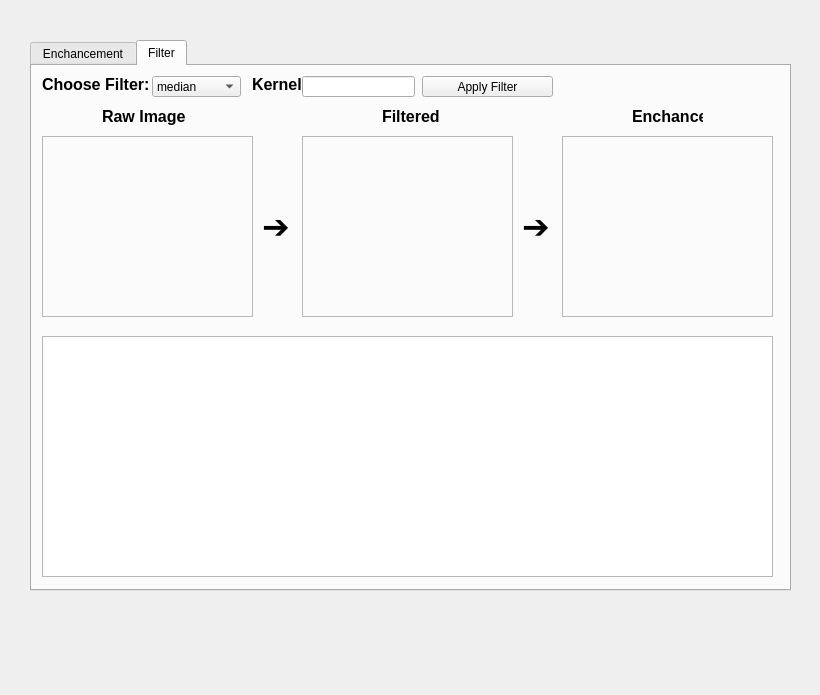
<?xml version="1.0" encoding="UTF-8"?>
<ui version="4.0">
 <class>Dialog</class>
 <widget class="QDialog" name="Dialog">
  <property name="geometry">
   <rect>
    <x>0</x>
    <y>0</y>
    <width>820</width>
    <height>695</height>
   </rect>
  </property>
  <property name="windowTitle">
   <string>Dialog</string>
  </property>
  <widget class="QTabWidget" name="tabWidget">
   <property name="geometry">
    <rect>
     <x>30</x>
     <y>40</y>
     <width>761</width>
     <height>551</height>
    </rect>
   </property>
   <property name="currentIndex">
    <number>1</number>
   </property>
   <widget class="QWidget" name="tab">
    <attribute name="title">
     <string>Enchancement</string>
    </attribute>
    <widget class="QLabel" name="label">
     <property name="geometry">
      <rect>
       <x>10</x>
       <y>10</y>
       <width>81</width>
       <height>16</height>
      </rect>
     </property>
     <property name="font">
      <font>
       <bold>true</bold>
      </font>
     </property>
     <property name="text">
      <string>Upload Image:</string>
     </property>
    </widget>
    <widget class="QPushButton" name="btn_upload">
     <property name="geometry">
      <rect>
       <x>100</x>
       <y>10</y>
       <width>81</width>
       <height>21</height>
      </rect>
     </property>
     <property name="text">
      <string>Upload Files</string>
     </property>
    </widget>
    <widget class="QPushButton" name="btn_histogram">
     <property name="geometry">
      <rect>
       <x>190</x>
       <y>10</y>
       <width>171</width>
       <height>21</height>
      </rect>
     </property>
     <property name="text">
      <string>Show RGB Histogram</string>
     </property>
    </widget>
    <widget class="QPushButton" name="btn_proses">
     <property name="geometry">
      <rect>
       <x>370</x>
       <y>10</y>
       <width>171</width>
       <height>21</height>
      </rect>
     </property>
     <property name="text">
      <string>enchance</string>
     </property>
    </widget>
    <widget class="QFrame" name="frame">
     <property name="geometry">
      <rect>
       <x>210</x>
       <y>50</y>
       <width>321</width>
       <height>221</height>
      </rect>
     </property>
     <property name="frameShape">
      <enum>QFrame::Shape::StyledPanel</enum>
     </property>
     <property name="frameShadow">
      <enum>QFrame::Shadow::Raised</enum>
     </property>
    </widget>
    <widget class="QFrame" name="frame_2">
     <property name="geometry">
      <rect>
       <x>20</x>
       <y>280</y>
       <width>241</width>
       <height>201</height>
      </rect>
     </property>
     <property name="frameShape">
      <enum>QFrame::Shape::StyledPanel</enum>
     </property>
     <property name="frameShadow">
      <enum>QFrame::Shadow::Raised</enum>
     </property>
    </widget>
    <widget class="QFrame" name="frame_3">
     <property name="geometry">
      <rect>
       <x>270</x>
       <y>280</y>
       <width>231</width>
       <height>201</height>
      </rect>
     </property>
     <property name="frameShape">
      <enum>QFrame::Shape::StyledPanel</enum>
     </property>
     <property name="frameShadow">
      <enum>QFrame::Shadow::Raised</enum>
     </property>
    </widget>
    <widget class="QFrame" name="frame_4">
     <property name="geometry">
      <rect>
       <x>510</x>
       <y>280</y>
       <width>231</width>
       <height>201</height>
      </rect>
     </property>
     <property name="frameShape">
      <enum>QFrame::Shape::StyledPanel</enum>
     </property>
     <property name="frameShadow">
      <enum>QFrame::Shadow::Raised</enum>
     </property>
    </widget>
   </widget>
   <widget class="QWidget" name="tab_2">
    <attribute name="title">
     <string>Filter</string>
    </attribute>
    <widget class="QComboBox" name="combo_jenis_filter">
     <property name="geometry">
      <rect>
       <x>120</x>
       <y>10</y>
       <width>89</width>
       <height>21</height>
      </rect>
     </property>
     <property name="currentText">
      <string>median</string>
     </property>
     <item>
      <property name="text">
       <string>median</string>
      </property>
     </item>
     <item>
      <property name="text">
       <string>mean</string>
      </property>
     </item>
    </widget>
    <widget class="QLabel" name="label_2">
     <property name="geometry">
      <rect>
       <x>10</x>
       <y>10</y>
       <width>111</width>
       <height>16</height>
      </rect>
     </property>
     <property name="font">
      <font>
       <pointsize>12</pointsize>
       <bold>true</bold>
      </font>
     </property>
     <property name="text">
      <string>Choose Filter:</string>
     </property>
    </widget>
    <widget class="QLabel" name="label_3">
     <property name="geometry">
      <rect>
       <x>220</x>
       <y>10</y>
       <width>51</width>
       <height>16</height>
      </rect>
     </property>
     <property name="font">
      <font>
       <pointsize>12</pointsize>
       <bold>true</bold>
      </font>
     </property>
     <property name="text">
      <string>Kernel</string>
     </property>
    </widget>
    <widget class="QPushButton" name="btn_jalankan_filter">
     <property name="geometry">
      <rect>
       <x>390</x>
       <y>10</y>
       <width>131</width>
       <height>21</height>
      </rect>
     </property>
     <property name="text">
      <string>Apply Filter</string>
     </property>
    </widget>
    <widget class="QFrame" name="frame_asli_f">
     <property name="geometry">
      <rect>
       <x>10</x>
       <y>70</y>
       <width>211</width>
       <height>181</height>
      </rect>
     </property>
     <property name="frameShape">
      <enum>QFrame::Shape::StyledPanel</enum>
     </property>
     <property name="frameShadow">
      <enum>QFrame::Shadow::Raised</enum>
     </property>
    </widget>
    <widget class="QFrame" name="frame_hasil_filter">
     <property name="geometry">
      <rect>
       <x>270</x>
       <y>70</y>
       <width>211</width>
       <height>181</height>
      </rect>
     </property>
     <property name="frameShape">
      <enum>QFrame::Shape::StyledPanel</enum>
     </property>
     <property name="frameShadow">
      <enum>QFrame::Shadow::Raised</enum>
     </property>
    </widget>
    <widget class="QTableWidget" name="tabel_komparasi">
     <property name="geometry">
      <rect>
       <x>10</x>
       <y>270</y>
       <width>731</width>
       <height>241</height>
      </rect>
     </property>
    </widget>
    <widget class="QLabel" name="label_4">
     <property name="geometry">
      <rect>
       <x>230</x>
       <y>150</y>
       <width>31</width>
       <height>21</height>
      </rect>
     </property>
     <property name="font">
      <font>
       <pointsize>25</pointsize>
      </font>
     </property>
     <property name="text">
      <string>➔</string>
     </property>
    </widget>
    <widget class="QLabel" name="label_5">
     <property name="geometry">
      <rect>
       <x>490</x>
       <y>150</y>
       <width>31</width>
       <height>21</height>
      </rect>
     </property>
     <property name="font">
      <font>
       <pointsize>25</pointsize>
      </font>
     </property>
     <property name="text">
      <string>➔</string>
     </property>
    </widget>
    <widget class="QLabel" name="label_6">
     <property name="geometry">
      <rect>
       <x>70</x>
       <y>40</y>
       <width>91</width>
       <height>21</height>
      </rect>
     </property>
     <property name="font">
      <font>
       <pointsize>12</pointsize>
       <bold>true</bold>
      </font>
     </property>
     <property name="text">
      <string>Raw Image</string>
     </property>
    </widget>
    <widget class="QLabel" name="label_7">
     <property name="geometry">
      <rect>
       <x>600</x>
       <y>40</y>
       <width>71</width>
       <height>21</height>
      </rect>
     </property>
     <property name="font">
      <font>
       <pointsize>12</pointsize>
       <bold>true</bold>
      </font>
     </property>
     <property name="text">
      <string>Enchance</string>
     </property>
    </widget>
    <widget class="QLabel" name="label_8">
     <property name="geometry">
      <rect>
       <x>350</x>
       <y>40</y>
       <width>61</width>
       <height>21</height>
      </rect>
     </property>
     <property name="font">
      <font>
       <pointsize>12</pointsize>
       <bold>true</bold>
      </font>
     </property>
     <property name="text">
      <string>Filtered</string>
     </property>
    </widget>
    <widget class="QLineEdit" name="input_kernel">
     <property name="geometry">
      <rect>
       <x>270</x>
       <y>10</y>
       <width>113</width>
       <height>21</height>
      </rect>
     </property>
    </widget>
    <widget class="QFrame" name="frame_ahe_f">
     <property name="geometry">
      <rect>
       <x>530</x>
       <y>70</y>
       <width>211</width>
       <height>181</height>
      </rect>
     </property>
     <property name="frameShape">
      <enum>QFrame::Shape::StyledPanel</enum>
     </property>
     <property name="frameShadow">
      <enum>QFrame::Shadow::Raised</enum>
     </property>
    </widget>
   </widget>
  </widget>
 </widget>
 <resources/>
 <connections/>
</ui>
